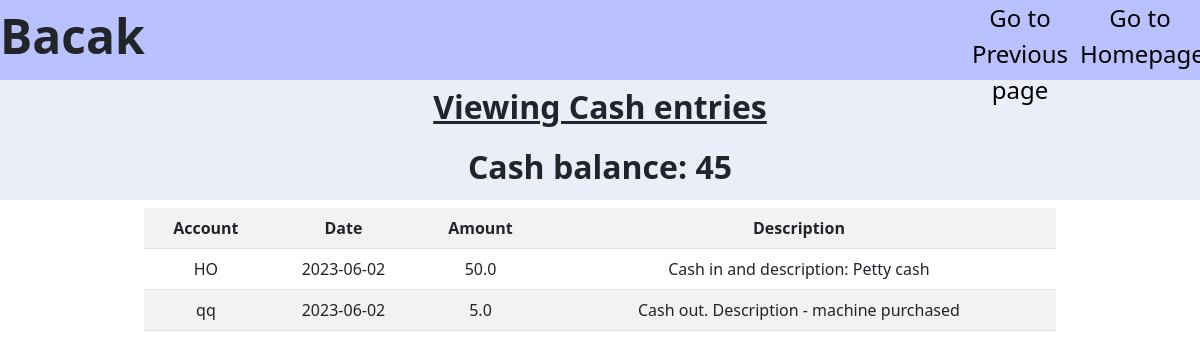
The page /cash_detailed_view (signed in) on the database its author committed.
### tables this page shows
CREATE TABLE cashEntries
                (Name text, Date text, Amount real, description text);

### main.py (the view)
@app.route("/cash_detailed_view")
def cash_detailed_view():
  userName = session.get("name")
  conn = create_connection(userName)
  db = conn.cursor()
  array = db.execute("SELECT * FROM cashEntries;").fetchall()
  conn.commit()
  conn.close()
  cashBalance = get_cash_bal(session.get("name"))
  if cashBalance == None:
    flash("No balance yet in cash account.")
    return render_template('updateCashAc.html')
  return render_template('cash_detailed_view.html',
                         data=array,
                         cash_balance=cashBalance)

### helpers.py (called while the page is built)
def create_connection(db_file):
  conn = None
  print(db_file)
  try:
    conn = sqlite3.connect("static/database/" + db_file + ".db")
  except Error as e:
    print(e)
  return conn

def get_cash_bal(user):
  print("in get_cash_bal = (" + user + " )")
  conn = create_connection(user)
  db = conn.cursor()
  try:
    cash = db.execute("SELECT Balance FROM cash;").fetchall()
    cash = int(cash[0][0])
  except IndexError:
    cash = None
  conn.commit()
  conn.close()
  return cash

### templates/cash_detailed_view.html (shortened to what this page needs)
{% extends "layout.html" %}
{% block body %}
<div id="index">
  <div class="index_nav">
      <p><b>Bacak</b></p>
      <div id="profile"><a href="/index">Go to Homepage</a></div>
      <div id="profile"><a href="/viewAC">Go to Previous page</a></div>
  </div>
  <h5 class="os_viewing">Viewing Cash entries</h5>
  <h4 class="os_viewing" style="text-decoration: unset;">Cash balance: {{ cash_balance }}</h4>
  <div id="entries_detailed_view">
    <table class="table table-striped text-center">
        <tr>
            <th>Account</th>
            <th>Date</th>
            <th>Amount</th>
            <th>Description</th>
        </tr>
        {% for i in data %}
        <tr>
          {% for j in i %}
          <td>{{ j }}</td>
          {% endfor %}
        </tr>
        {% endfor %}
    </table>
  </div>
</div>
{% endblock %}

### templates/layout.html (shortened to what this page needs)
<!DOCTYPE html>
<html lang="en">
    <head>
        <link rel="stylesheet" href="/static/style.css">
        <link href="https://cdn.jsdelivr.net/npm/bootstrap@5.1.3/dist/css/bootstrap.min.css" rel="stylesheet">
    </head>
    <body>
        {% block body %}{% endblock %}
    </body>
</html>

### static/style.css (style rules this page uses)
* { box-sizing: border-box; margin: 0; padding: 0; }
::placeholder { color: #FFFFFF; opacity: 1; font-family: Arial, Helvetica, sans-serif; }
#index { height: 100vh; overflow: hidden; }
.index_nav { height: 10vh; background-color: rgb(185, 194, 255); position: relative; padding: 0px; }
.index_nav > p { margin: 0; height: 100%; font-size: 6vh; width: fit-content; display: inline; }
.index_nav > #profile { float: right; height: 10vh; width: 10vw; text-align: center; font-size: 3vh; }
.index_nav > #profile > a { text-decoration: unset; color: #000000; }
.os_viewing { background-color: rgb(235, 237, 248); height: 7.5vh; margin: 0; text-align: center; padding-top: 1vh; font-size: 4vh; font-weight: bold; text-decoration: underline; }
#entries_detailed_view { height: 65vh; padding: 1vh 12vw; }

### rows shown on the page
cashEntries: Name "HO", Date "2023-06-02", Amount "50.0", description "Cash in and description: Petty cash"
cashEntries: Name "qq", Date "2023-06-02", Amount "5.0", description "Cash out. Description - machine purchased"

### other values the page prints
{{ cash_balance }} "45"
